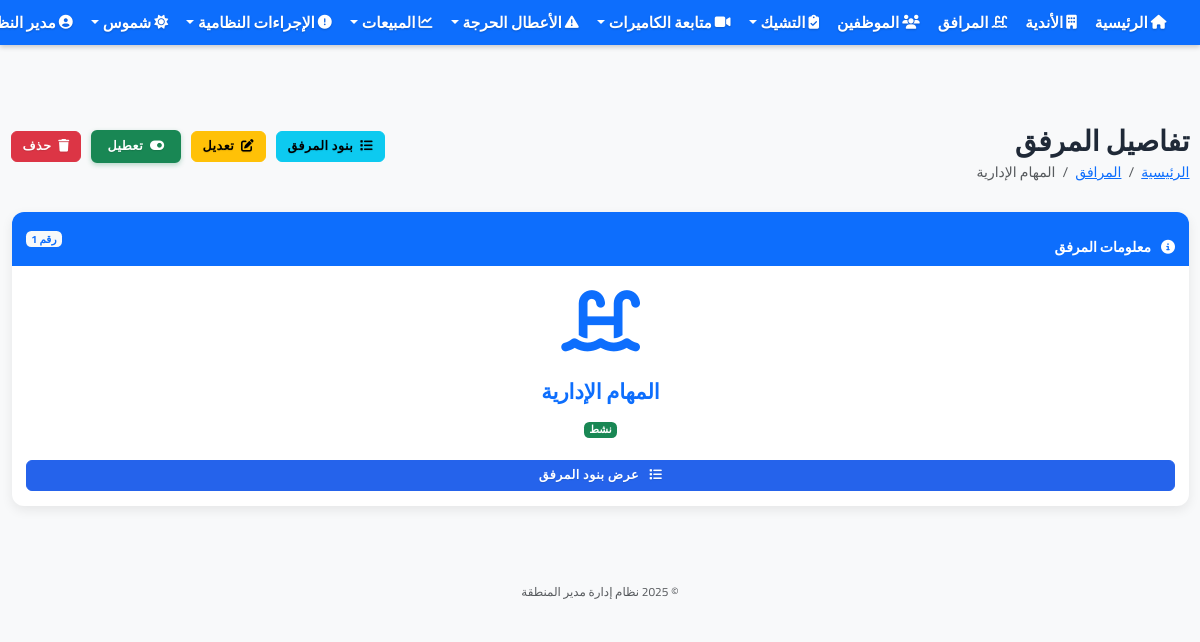
The page /facilities/1 (signed in) on the database its author committed.
### app.py (models this page shows, shortened)
class User(UserMixin, db.Model):
    __table__ = db.Table('user', db.metadata,
        db.Column('id', db.Integer, primary_key=True),
        db.Column('username', db.String(64), index=True, unique=True),
        db.Column('name', db.String(100)),
        db.Column('phone', db.String(20)),
        db.Column('password', db.String(128)),
        db.Column('is_admin', db.Boolean, default=False),
        db.Column('role', db.String(50), default='user'),  # الدور: admin, manager, supervisor, user
        extend_existing=True
    )
    permissions = db.relationship('Permission', secondary='user_permission', lazy='subquery',
                               backref=db.backref('users', lazy=True))
    clubs = db.relationship('Club', secondary=user_clubs, lazy='subquery',
                          backref=db.backref('users', lazy=True))
    def has_permission(self, permission_code):
        try:
            if self.is_admin:
                return True
        except Exception as e:
            print(f"خطأ في التحقق من الصلاحيات: {str(e)}")
            return False

class Facility(db.Model):
    id = db.Column(db.Integer, primary_key=True)
    name = db.Column(db.String(100), nullable=False)
    is_active = db.Column(db.Boolean, default=True)
    is_imported = db.Column(db.Boolean, default=False)  # حقل يشير إلى أن المرفق تم استيراده من ملف إكسل

### app.py (the view)
@app.route('/facilities/<int:id>')
@login_required
def facility_detail(id):
    facility = Facility.query.get_or_404(id)
    return render_template('facilities/detail.html', title='تفاصيل المرفق', facility=facility)

### app.py (called while the page is built)
@login.user_loader
def load_user(id):
    return User.query.get(int(id))

### templates/facilities/detail.html
{% extends "base.html" %}
{% block content %}
<div class="d-flex justify-content-between align-items-center mb-3">
    <div>
        <h1 class="mb-1">تفاصيل المرفق</h1>
        <nav aria-label="breadcrumb">
            <ol class="breadcrumb mb-0">
                <li class="breadcrumb-item"><a href="{{ url_for('index') }}">الرئيسية</a></li>
                <li class="breadcrumb-item"><a href="{{ url_for('facilities') }}">المرافق</a></li>
                <li class="breadcrumb-item active" aria-current="page">{{ facility.name }}</li>
            </ol>
        </nav>
    </div>
    <div>
        <a href="{{ url_for('facility_items', facility_id=facility.id) }}" class="btn btn-info me-2">
            <i class="fas fa-list me-1"></i> بنود المرفق
        </a>
        {% if current_user.has_permission('edit_facility') %}
        <a href="{{ url_for('edit_facility', id=facility.id) }}" class="btn btn-warning me-2">
            <i class="fas fa-edit me-1"></i> تعديل
        </a>
        <button type="button" class="btn {% if facility.is_active %}btn-outline-success active{% else %}btn-outline-danger{% endif %} toggle-btn toggle-facility-btn me-2" data-facility-id="{{ facility.id }}" data-status="{% if facility.is_active %}active{% else %}inactive{% endif %}">
            <i class="fas {% if facility.is_active %}fa-toggle-on{% else %}fa-toggle-off{% endif %} me-1"></i>
            {% if facility.is_active %}تعطيل{% else %}تفعيل{% endif %}
        </button>
        {% endif %}
        {% if current_user.has_permission('delete_facility') %}
        <a href="{{ url_for('delete_facility', id=facility.id) }}" class="btn btn-danger" onclick="return confirm('هل أنت متأكد من حذف المرفق \'{{ facility.name }}\' ؟')">
            <i class="fas fa-trash me-1"></i> حذف
        </a>
        {% endif %}
    </div>
</div>
<div class="row">
    <div class="col-md-12">
        <div class="card mb-4">
            <div class="card-header bg-primary text-white d-flex justify-content-between align-items-center">
                <h5 class="mb-0"><i class="fas fa-info-circle me-2"></i> معلومات المرفق</h5>
                <span class="badge bg-light text-primary">رقم {{ facility.id }}</span>
            </div>
            <div class="card-body">
                <div class="mb-4 text-center">
                    <div class="display-1 text-primary mb-3">
                        <i class="fas fa-swimming-pool"></i>
                    </div>
                    <h3 class="text-primary">{{ facility.name }}</h3>
                    <div class="mt-3">
                        <span class="badge {% if facility.is_active %}bg-success{% else %}bg-danger{% endif %} fs-6">
                            {% if facility.is_active %}نشط{% else %}معطل{% endif %}
                        </span>
                    </div>
                </div>
                <div class="mt-4">
                    <a href="{{ url_for('facility_items', facility_id=facility.id) }}" class="btn btn-primary w-100">
                        <i class="fas fa-list me-2"></i> عرض بنود المرفق
                    </a>
                </div>
            </div>
        </div>
    </div>
</div>
{% endblock %}

### templates/base.html (shortened to what this page needs)
<!DOCTYPE html>
<html lang="ar" dir="rtl">
<head>
    <link rel="stylesheet" href="https://cdn.jsdelivr.net/npm/bootstrap@5.3.0/dist/css/bootstrap.rtl.min.css">
    <link rel="stylesheet" href="https://cdnjs.cloudflare.com/ajax/libs/font-awesome/6.4.0/css/all.min.css" media="print" onload="this.media='all'">
    <link rel="stylesheet" href="{{ url_for('static', filename='css/fix-size.css') }}">
    <link rel="stylesheet" href="{{ url_for('static', filename='css/performance.css') }}">
    <link rel="stylesheet" href="{{ url_for('static', filename='css/compact-style.css') }}?v={{ range(100000, 999999) | random }}">
    <link rel="stylesheet" href="{{ url_for('static', filename='css/navbar-fixed-solution.css') }}?v={{ range(100000, 999999) | random }}">
    <link rel="stylesheet" href="{{ url_for('static', filename='css/navbar-fixed-absolute-new.css') }}?v={{ range(100000, 999999) | random }}">
    <link rel="stylesheet" href="{{ url_for('static', filename='css/dashboard-cards-fix.css') }}?v={{ range(100000, 999999) | random }}">
</head>
<body class="no-margin" style="padding-top: 70px !important; margin: 0 !important; overflow-x: hidden !important;">
    <nav class="navbar navbar-expand-lg navbar-dark bg-primary px-2 fixed-top" style="position: fixed !important; top: 0 !important; left: 0 !important; right: 0 !important; width: 100% !important; z-index: 1030 !important; margin: 0 !important; padding: 0 !important; height: 45px !important; box-shadow: 0 2px 5px rgba(0, 0, 0, 0.2) !important; transform: none !important; transition: none !important; animation: none !important; will-change: auto !important;">
        <div class="container-fluid" style="padding: 0;">
            <div class="collapse navbar-collapse" id="navbarNav">
                <ul class="navbar-nav">
                    {% if current_user.is_authenticated %}
                    <li class="nav-item">
                        <a class="nav-link fw-bold" href="{{ url_for('index') }}">
                            <i class="fas fa-home me-1"></i> الرئيسية
                        </a>
                    </li>
                    <li class="nav-item">
                        <a class="nav-link fw-bold" href="{{ url_for('clubs') }}">
                            <i class="fas fa-building me-1"></i> الأندية
                        </a>
                    </li>
                    <li class="nav-item">
                        <a class="nav-link fw-bold" href="{{ url_for('facilities') }}">
                            <i class="fas fa-swimming-pool me-1"></i> المرافق
                        </a>
                    </li>
                    <li class="nav-item">
                        <a class="nav-link fw-bold" href="{{ url_for('employees') }}">
                            <i class="fas fa-users me-1"></i> الموظفين
                        </a>
                    </li>
                    <li class="nav-item dropdown">
                        <a class="nav-link dropdown-toggle fw-bold" href="#" id="checksDropdown" role="button" data-bs-toggle="dropdown">
                            <i class="fas fa-clipboard-check me-1"></i> التشيك
                        </a>
                    </li>
                    <li class="nav-item dropdown">
                        <a class="nav-link dropdown-toggle fw-bold" href="#" id="cameraDropdown" role="button" data-bs-toggle="dropdown">
                            <i class="fas fa-video me-1"></i> متابعة الكاميرات
                        </a>
                    </li>
                    <li class="nav-item dropdown">
                        <a class="nav-link dropdown-toggle fw-bold" href="#" id="criticalIssuesDropdown" role="button" data-bs-toggle="dropdown">
                            <i class="fas fa-exclamation-triangle me-1"></i> الأعطال الحرجة
                        </a>
                    </li>
                    <li class="nav-item dropdown">
                        <a class="nav-link dropdown-toggle fw-bold" href="#" id="salesDropdown" role="button" data-bs-toggle="dropdown">
                            <i class="fas fa-chart-line me-1"></i> المبيعات
                        </a>
                    </li>
                    <li class="nav-item dropdown">
                        <a class="nav-link dropdown-toggle fw-bold" href="#" id="violationsDropdown" role="button" data-bs-toggle="dropdown">
                            <i class="fas fa-exclamation-circle me-1"></i> الإجراءات النظامية
                        </a>
                    </li>
                    <li class="nav-item dropdown">
                        <a class="nav-link dropdown-toggle fw-bold" href="#" id="shumoosDropdown" role="button" data-bs-toggle="dropdown">
                            <i class="fas fa-sun me-1"></i> شموس
                        </a>
                    </li>
                    {% endif %}
                </ul>
                <ul class="navbar-nav ms-auto">
                    {% if current_user.is_authenticated %}
                    <li class="nav-item dropdown">
                        <a class="nav-link dropdown-toggle fw-bold" href="#" id="navbarDropdown" role="button" data-bs-toggle="dropdown">
                            <i class="fas fa-user-circle me-1"></i> {{ current_user.name }}
                        </a>
                    </li>
                    {% else %}
                    <li class="nav-item">
                        <a class="nav-link fw-bold" href="{{ url_for('login') }}">
                            <i class="fas fa-sign-in-alt me-1"></i> تسجيل الدخول
                        </a>
                    </li>
                    {% endif %}
                </ul>
            </div>
        </div>
    </nav>
    <main class="container-fluid px-3" style="margin-top: 20px !important; padding-top: 20px !important;">
        {% block content %}{% endblock %}
    </main>
    <footer class="footer mt-5 py-3 bg-light">
        <div class="container text-center">
            <span class="text-muted">© 2025 نظام إدارة مدير المنطقة</span>
        </div>
    </footer>
</body>
</html>

### static/css/fix-size.css (style rules this page uses)
.navbar-dark .navbar-nav .nav-link { font-size: 1.1rem !important; padding: 4px 8px !important; margin: 0 1px !important; display: flex !important; align-items: center !important; justify-content: center !important; text-align: center !important; font-weight: bold !important; }
.navbar-dark .navbar-nav .nav-link i { font-size: 1rem !important; margin-left: 3px !important; margin-right: 0 !important; }
body { margin: 0 !important; padding: 0 !important; }
html { margin: 0 !important; padding: 0 !important; }
.navbar { padding-top: 0.2rem !important; padding-bottom: 0.2rem !important; min-height: 45px !important; box-shadow: 0 2px 10px rgba(0, 0, 0, 0.2) !important; position: fixed !important; top: 0 !important; left: 0 !important; right: 0 !important; width: 100% !important; z-index: 9999 !important; margin: 0 !important; transform: none !important; transition: none !important; will-change: auto !important; }
.navbar-nav { display: flex !important; align-items: center !important; }
.nav-item { display: flex !important; align-items: center !important; }
.card-header h4, .card-header h5 { font-size: 1rem !important; margin-bottom: 0.25rem !important; }
.btn { font-size: 0.7rem !important; padding: 4px 8px !important; border-radius: 6px !important; }
h1 { font-size: 1.6rem !important; }
h3 { font-size: 1.2rem !important; margin-bottom: 1rem !important; }
.row > [class*="col-"] { padding-right: 8px !important; padding-left: 8px !important; }
.row { margin-right: -8px !important; margin-left: -8px !important; }
main.container-fluid { margin-top: 60px !important; padding-top: 15px !important; }
.card { margin-top: 10px !important; }
footer { font-size: 0.85rem !important; padding: 0.75rem 0 !important; }

### static/css/performance.css (style rules this page uses)
body { opacity: 1; transition: opacity 0.3s ease; }
* { scroll-behavior: smooth; }
.card, .btn, .nav-link, .dropdown-item { transition: all 0.2s ease-out !important; }
.card { contain: content; }
.btn { contain: content; }
.navbar { contain: layout style; }
footer { contain: layout style; }
.fas, .far, .fab, .fa { font-display: swap; }
main { content-visibility: auto; contain-intrinsic-size: 1000px; }

### static/css/compact-style.css (style rules this page uses)
html { font-size: 14px !important; }
body { font-size: 1rem !important; line-height: 1.5 !important; }
h1, .h1 { font-size: 2rem !important; }
h3, .h3 { font-size: 1.5rem !important; }
h5, .h5 { font-size: 1rem !important; }
.btn { padding: 0.375rem 0.75rem !important; font-size: 0.9rem !important; }
.card { margin-bottom: 1rem !important; }
.card-header { padding: 0.5rem 1rem !important; }
.card-body { padding: 1rem !important; }
.mb-3 { margin-bottom: 1rem !important; }
.mb-4 { margin-bottom: 1.5rem !important; }
.mt-3 { margin-top: 1rem !important; }
.mt-4 { margin-top: 1.5rem !important; }
.badge { font-size: 0.75rem !important; padding: 0.25em 0.5em !important; }
.nav-link { padding: 0.5rem 1rem !important; font-size: 1.1rem !important; font-weight: bold !important; }
.navbar.fixed-top { position: fixed !important; top: 0 !important; width: 100% !important; z-index: 9999 !important; transition: none !important; transform: none !important; will-change: auto !important; }
main.container-fluid { margin-top: 60px !important; padding-top: 15px !important; }
.card:first-child { margin-top: 15px !important; }
.fa, .fas, .far, .fab { font-size: 1em !important; }
.container, .container-fluid { padding-right: 0.75rem !important; padding-left: 0.75rem !important; }
.row { margin-right: -0.5rem !important; margin-left: -0.5rem !important; }
.col, .col-1, .col-2, .col-3, .col-4, .col-5, .col-6, .col-7, .col-8, .col-9, .col-10, .col-11, .col-12, .col-sm, .col-sm-1, .col-sm-2, .col-sm-3, .col-sm-4, .col-sm-5, .col-sm-6, .col-sm-7, .col-sm-8, .col-sm-9, .col-sm-10, .col-sm-11, .col-sm-12, .col-md, .col-md-1, .col-md-2, .col-md-3, .col-md-4, .col-md-5, .col-md-6, .col-md-7, .col-md-8, .col-md-9, .col-md-10, .col-md-11, .col-md-12, .col-lg, .col-lg-1, .col-lg-2, .col-lg-3, .col-lg-4, .col-lg-5, .col-lg-6, .col-lg-7, .col-lg-8, .col-lg-9, .col-lg-10, .col-lg-11, .col-lg-12, .col-xl, .col-xl-1, .col-xl-2, .col-xl-3, .col-xl-4, .col-xl-5, .col-xl-6, .col-xl-7, .col-xl-8, .col-xl-9, .col-xl-10, .col-xl-11, .col-xl-12 { padding-right: 0.5rem !important; padding-left: 0.5rem !important; }

### rows shown on the page
User: name "مدير…"
Facility: name "المهام الإدارية", id "1"
